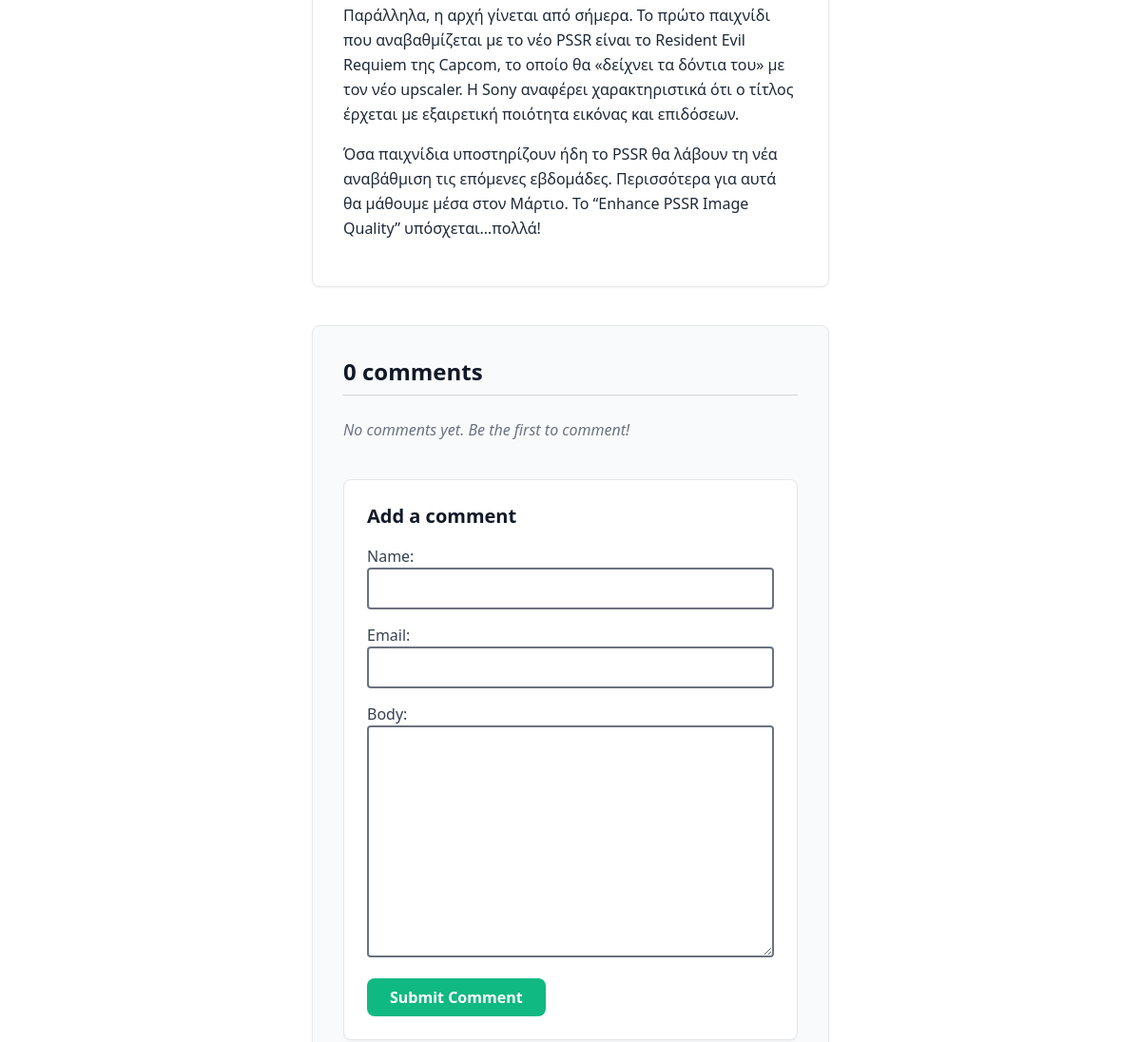
The page /blog/2026/3/8/to-ps5-pro-egine-akoma-kalytero/ (middle part) on the database as committed earlier.
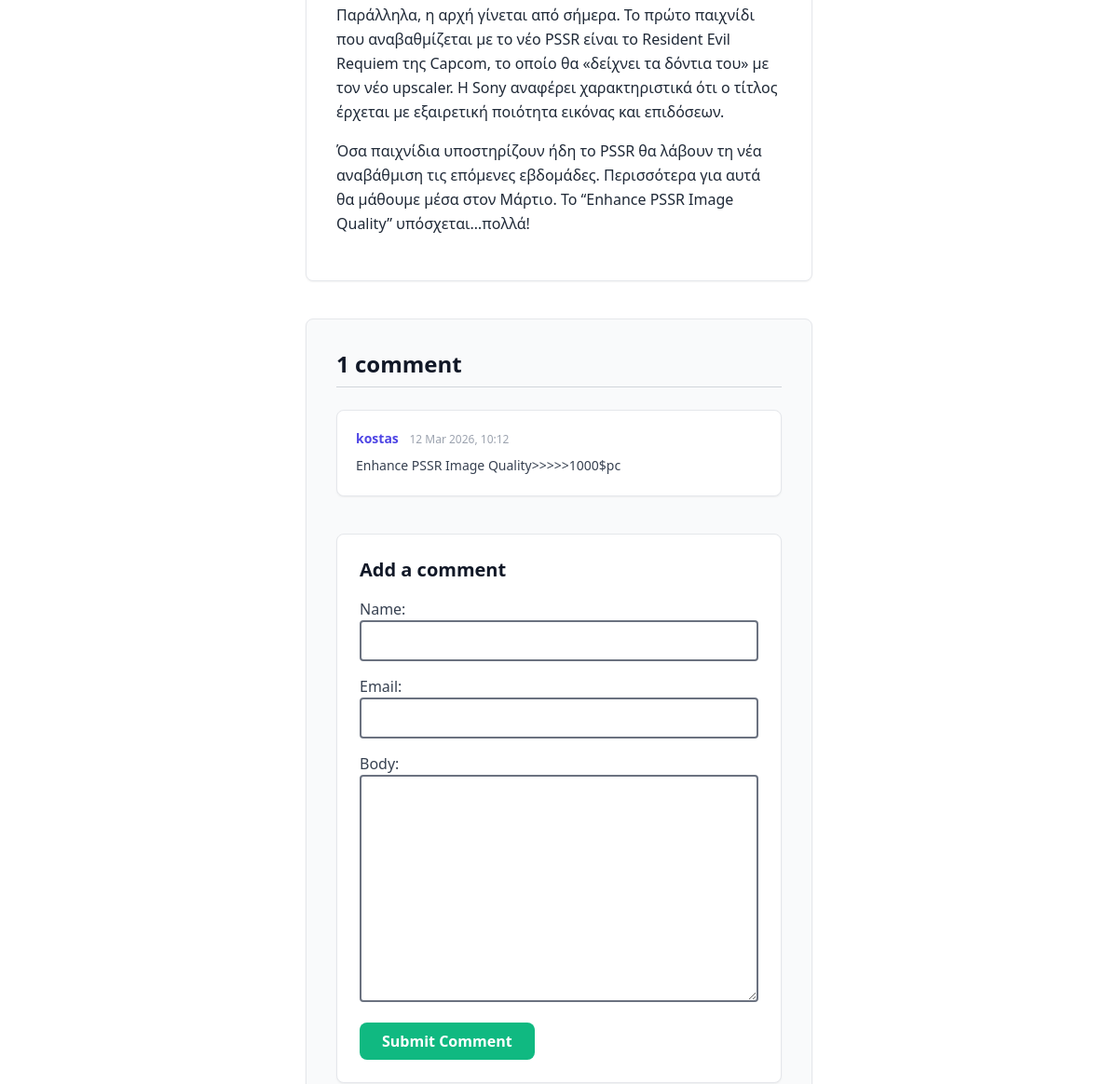
The same page on the database as committed later.
### blog/models.py (models this page shows)
class Comment(models.Model):
    post = models.ForeignKey(Post, on_delete=models.CASCADE, related_name="comments")
    name = models.CharField(max_length=80)
    email = models.EmailField()
    body = models.TextField()
    created = models.DateTimeField(auto_now_add=True)
    updated = models.DateTimeField(auto_now=True)
    active = models.BooleanField(default=True)
    class Meta:
        ordering = ["created"]  # ΤΑΞΙΝΟΜΕΙ ΤΑ ΣΧΟΛΕΙΑ

### blog/views.py (the view)
# urls.py: path('<int:year>/<int:month>/<int:day>/<slug:post>/',views.post_detail,name='post_detail'),#PATH ΓΙΑ ΣΥΓΚΕΚΡΙΜΕΝΑ POST
def post_detail(request, year, month, day, post):
    post = get_object_or_404(
        Post,
        slug=post,
        status=Post.Status.PUBLISHED,
        publish__year=year,
        publish__month=month,
        publish__day=day,
    )#ΨΑΧΝΕΙ ΤΟ POST
    comments = post.comments.filter(active=True)#ΔΕΧΕΤΑΙ ΤΑ ΕΝΕΡΓΑ POST
    form = CommentForm()#ΔΗΜΙΟΥΡΓΙΑ ΜΙΑΣ ΦΟΡΜΑ ΜΕ ΤΑ COMMENT ΠΟΥ ΣΤΕΛΝΕΤΑΙ ΣΤΑ HTML
    return render(
        request,
        "blog/post/detail.html",
        {"post": post, "comments": comments, "form": form},
    )

### blog/forms.py
class CommentForm(forms.ModelForm):
    class Meta:
        model = Comment
        fields = ["name", "email", "body"]  # ΤΑ ΠΑΙΔΙΑ ΠΟΥ ΘΑ ΕΜΦΑΝΙΖΟΝΤΑΙ

### blog/templates/blog/post/detail.html (shortened to what this page needs)
{% extends "base.html" %}
{% block content %}
<article class="bg-white p-8 rounded-lg shadow-sm border border-gray-200">
    <div class="prose max-w-none text-gray-800 leading-relaxed [&>p]:mb-4">
        {{ post.body|linebreaks }}
    </div>
</article>
<div class="mt-10 bg-gray-50 p-8 rounded-lg border border-gray-200 shadow-sm">
    {% with comments.count as total_comments %}
    <h2 class="text-2xl font-bold mb-6 text-gray-900 border-b border-gray-300 pb-2">
        {{ total_comments }} comment{{ total_comments|pluralize }}
    </h2>
    {% endwith %}
    <div class="space-y-6 mb-10">
        {% for comment in comments %}
        <div class="bg-white p-5 rounded-lg border border-gray-200 shadow-sm">
            <p class="text-sm font-bold text-indigo-600 mb-2">
                {{ comment.name }}
                <span class="font-normal text-gray-400 text-xs ml-2">{{ comment.created|date:"d M Y, H:i" }}</span>
            </p>
            <div class="text-gray-700 text-sm leading-relaxed">
                {{ comment.body|linebreaks }}
            </div>
        </div>
        {% empty %}
        <p class="text-gray-500 italic">No comments yet. Be the first to comment!</p>
        {% endfor %}
    </div>
    <div class="bg-white p-6 rounded-lg border border-gray-200 shadow-sm">
        <h3 class="text-xl font-bold mb-4 text-gray-900">Add a comment</h3>
        <form action="{% url 'blog:post_comment' post.id %}" method="post" class="space-y-4">
            <div class="form-style text-gray-700">
                {{ form.as_p }}
            </div>
            <p class="mt-4">
                <button type="submit"
                    class="bg-indigo-600 hover:bg-indigo-700 text-white font-bold py-2 px-6 rounded-lg transition-colors border-none cursor-pointer w-full sm:w-auto">
                    Submit Comment
                </button>
            </p>
        </form>
    </div>
</div>
{% endblock %}

Rows that differ between the two databases and show on the page:
added Comment: name "kostas", created "12 Mar 2026, 10:12", body "Enhance PSSR Image Quality>>>>>1000$pc"
Other text that changed with them:
{{ total_comments }}: "0" → "1"
text no longer shown: "No comments yet. Be the first to comment!"
